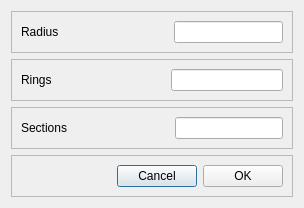
<?xml version="1.0" encoding="UTF-8"?>
<ui version="4.0">
 <class>SphereDialog</class>
 <widget class="QDialog" name="SphereDialog">
  <property name="geometry">
   <rect>
    <x>0</x>
    <y>0</y>
    <width>304</width>
    <height>207</height>
   </rect>
  </property>
  <property name="windowTitle">
   <string>Dialog</string>
  </property>
  <layout class="QVBoxLayout" name="verticalLayout">
   <item>
    <widget class="QFrame" name="frame">
     <property name="frameShape">
      <enum>QFrame::StyledPanel</enum>
     </property>
     <property name="frameShadow">
      <enum>QFrame::Raised</enum>
     </property>
     <layout class="QHBoxLayout" name="horizontalLayout_3">
      <item>
       <widget class="QLabel" name="label">
        <property name="text">
         <string>Radius</string>
        </property>
       </widget>
      </item>
      <item>
       <spacer name="horizontalSpacer_3">
        <property name="orientation">
         <enum>Qt::Horizontal</enum>
        </property>
        <property name="sizeHint" stdset="0">
         <size>
          <width>40</width>
          <height>20</height>
         </size>
        </property>
       </spacer>
      </item>
      <item>
       <widget class="QLineEdit" name="radiusLineEdit"/>
      </item>
     </layout>
    </widget>
   </item>
   <item>
    <widget class="QFrame" name="frame_4">
     <property name="frameShape">
      <enum>QFrame::StyledPanel</enum>
     </property>
     <property name="frameShadow">
      <enum>QFrame::Raised</enum>
     </property>
     <layout class="QHBoxLayout" name="horizontalLayout_2">
      <item>
       <widget class="QLabel" name="label_2">
        <property name="text">
         <string>Rings</string>
        </property>
       </widget>
      </item>
      <item>
       <spacer name="horizontalSpacer">
        <property name="orientation">
         <enum>Qt::Horizontal</enum>
        </property>
        <property name="sizeHint" stdset="0">
         <size>
          <width>40</width>
          <height>20</height>
         </size>
        </property>
       </spacer>
      </item>
      <item>
       <widget class="QLineEdit" name="ringsLineEdit"/>
      </item>
     </layout>
    </widget>
   </item>
   <item>
    <widget class="QFrame" name="frame_3">
     <property name="frameShape">
      <enum>QFrame::StyledPanel</enum>
     </property>
     <property name="frameShadow">
      <enum>QFrame::Raised</enum>
     </property>
     <layout class="QHBoxLayout" name="horizontalLayout_4">
      <item>
       <widget class="QLabel" name="label_3">
        <property name="text">
         <string>Sections</string>
        </property>
       </widget>
      </item>
      <item>
       <spacer name="horizontalSpacer_2">
        <property name="orientation">
         <enum>Qt::Horizontal</enum>
        </property>
        <property name="sizeHint" stdset="0">
         <size>
          <width>40</width>
          <height>20</height>
         </size>
        </property>
       </spacer>
      </item>
      <item>
       <widget class="QLineEdit" name="sectionsLineEdit"/>
      </item>
     </layout>
    </widget>
   </item>
   <item>
    <widget class="QFrame" name="frame_2">
     <property name="sizePolicy">
      <sizepolicy hsizetype="Preferred" vsizetype="Preferred">
       <horstretch>0</horstretch>
       <verstretch>0</verstretch>
      </sizepolicy>
     </property>
     <property name="frameShape">
      <enum>QFrame::StyledPanel</enum>
     </property>
     <property name="frameShadow">
      <enum>QFrame::Raised</enum>
     </property>
     <layout class="QHBoxLayout" name="horizontalLayout">
      <item>
       <spacer name="horizontalSpacer_4">
        <property name="orientation">
         <enum>Qt::Horizontal</enum>
        </property>
        <property name="sizeHint" stdset="0">
         <size>
          <width>40</width>
          <height>20</height>
         </size>
        </property>
       </spacer>
      </item>
      <item>
       <widget class="QPushButton" name="cancelButton">
        <property name="text">
         <string>Cancel</string>
        </property>
       </widget>
      </item>
      <item>
       <widget class="QPushButton" name="okButton">
        <property name="text">
         <string>OK</string>
        </property>
       </widget>
      </item>
     </layout>
    </widget>
   </item>
  </layout>
 </widget>
 <resources/>
 <connections>
  <connection>
   <sender>cancelButton</sender>
   <signal>clicked()</signal>
   <receiver>SphereDialog</receiver>
   <slot>cancelButtonClicked()</slot>
   <hints>
    <hint type="sourcelabel">
     <x>158</x>
     <y>176</y>
    </hint>
    <hint type="destinationlabel">
     <x>151</x>
     <y>103</y>
    </hint>
   </hints>
  </connection>
  <connection>
   <sender>okButton</sender>
   <signal>clicked()</signal>
   <receiver>SphereDialog</receiver>
   <slot>okButtonClicked()</slot>
   <hints>
    <hint type="sourcelabel">
     <x>244</x>
     <y>176</y>
    </hint>
    <hint type="destinationlabel">
     <x>151</x>
     <y>103</y>
    </hint>
   </hints>
  </connection>
 </connections>
 <slots>
  <slot>cancelButtonClicked()</slot>
  <slot>okButtonClicked()</slot>
 </slots>
</ui>
